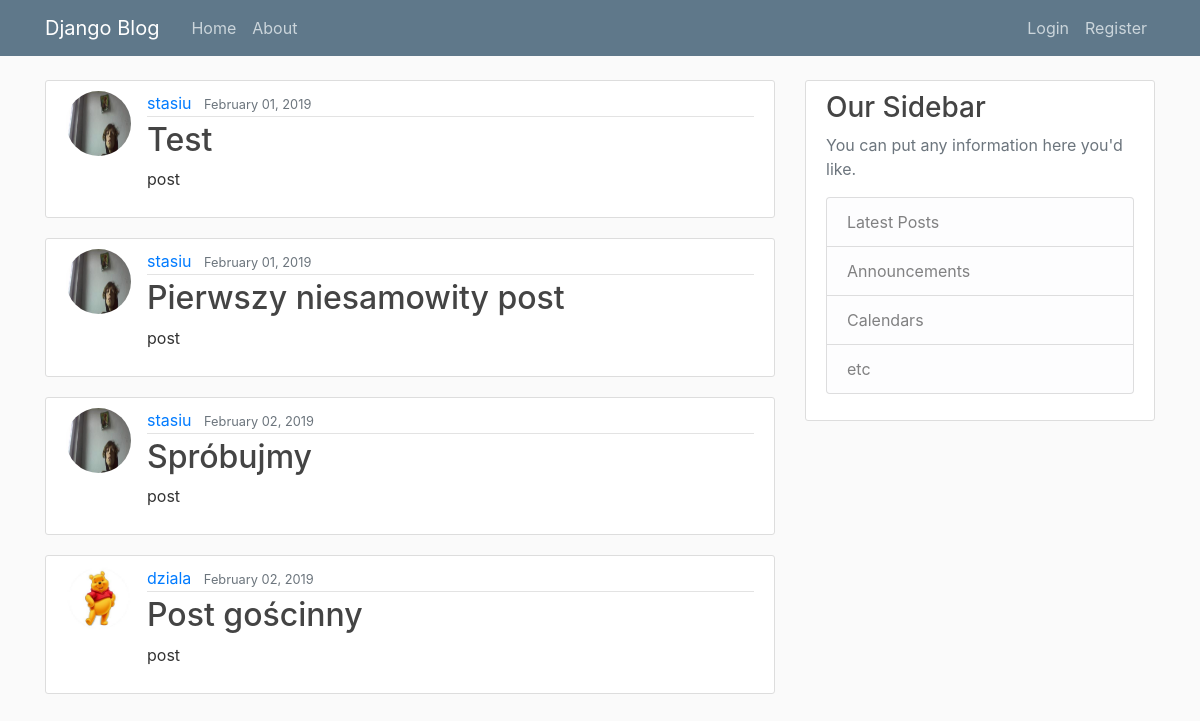
The page / on the database its author committed.
### blog/models.py (models this page shows, shortened)
class Post(models.Model):
    title = models.CharField(max_length=100)
    content = models.TextField(default='post')
    date_postes = models.DateTimeField(default=timezone.now)
    author = models.ForeignKey(User, on_delete=models.CASCADE) #If are the user is the deleted, its post are also deleted.

### users/models.py (models this page shows, shortened)
class Profile(models.Model):
    user = models.OneToOneField(User, on_delete=models.CASCADE)
    image = models.ImageField(default='default.jpg', upload_to='profile_pics')

### blog/views.py (the view)
# urls.py: path('', PostListView.as_view(), name='blog-home'),
class PostListView(ListView):
    model = Post
    template_name = 'blog/home.html'  # <app>/<model>_<viewtype>.html
    context_object_name = 'posts'
    paginate_by = 4

### blog/templates/blog/home.html
{% extends "blog/base.html" %}
{% block content %}
    {% for post in posts %}
        <article class="media content-section">
          <img class="rounded-circle article-img" src="{{ post.author.profile.image.url }}">
          <div class="media-body">
            <div class="article-metadata">
              <a class="mr-2" href="#">{{ post.author }}</a>
              <small class="text-muted">{{ post.date_postes|date:"F d, Y" }}</small>
            </div>
            <h2><a class="article-title" href="{% url 'post-detail' post.id %}">{{ post.title }}</a></h2>
            <p class="article-content">{{ post.content }}</p>
          </div>
        </article>
    {% endfor %}
{% endblock content %}

### blog/static/blog/main.css (style rules this page uses)
body { background: #fafafa; color: #333333; margin-top: 5rem; }
h1, h2, h3, h4, h5, h6 { color: #444444; }
.content-section { background: #ffffff; padding: 10px 20px; border: 1px solid #dddddd; border-radius: 3px; margin-bottom: 20px; }
.article-title { color: #444444; }
.article-content { white-space: pre-line; }
.article-img { height: 65px; width: 65px; margin-right: 16px; }
.article-metadata { padding-bottom: 1px; margin-bottom: 4px; border-bottom: 1px solid #e3e3e3 }

### rows shown on the page
Post: author.profile.image (picture), author "stasiu", date_postes "February 01, 2019", title "Test", content "post"
Post: author.profile.image (picture), author "stasiu", date_postes "February 01, 2019", title "Pierwszy niesamowity post", content "post"
Post: author.profile.image (picture), author "stasiu", date_postes "February 02, 2019", title "Spróbujmy", content "post"
Post: author.profile.image (placeholder picture), author "dziala", date_postes "February 02, 2019", title "Post gościnny", content "post"
